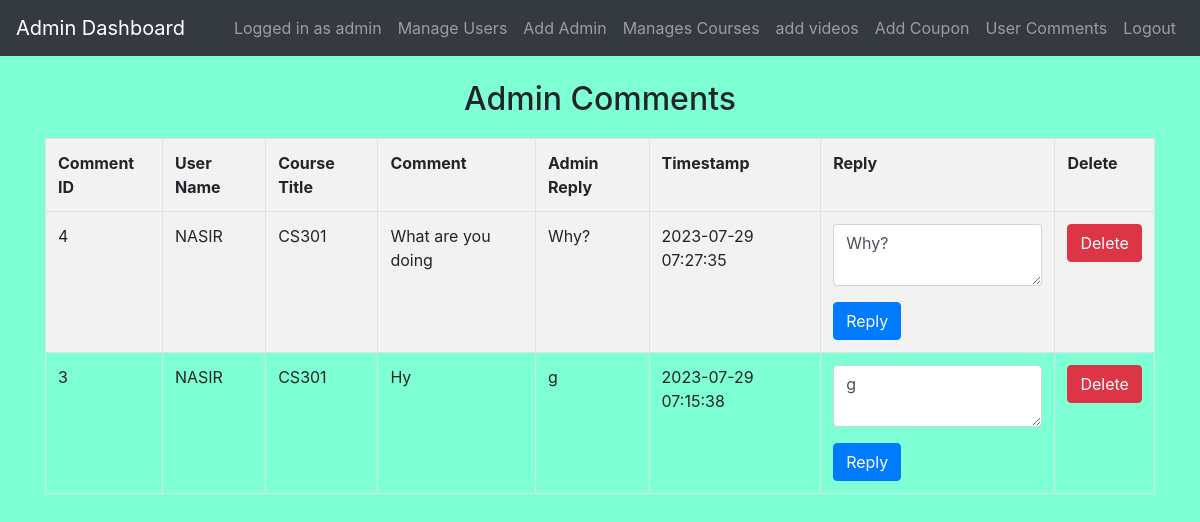
Screenshot of /admin/comments.php (signed in) with the database file from the repository.
### tables this page shows
CREATE TABLE `comments` (
  `Comment_ID` int(11) NOT NULL,
  `User_ID` int(11) NOT NULL,
  `Course_ID` int(11) NOT NULL,
  `Comment` text NOT NULL,
  `Admin_Reply` text DEFAULT NULL,
  `Timestamp` timestamp NOT NULL DEFAULT current_timestamp()
);

CREATE TABLE `users` (
  `id` int(11) NOT NULL,
  `username` varchar(50) NOT NULL,
  `password` varchar(255) NOT NULL,
  `email` varchar(100) NOT NULL,
  `phone` varchar(20) NOT NULL,
  `status` varchar(10) NOT NULL DEFAULT 'pending',
  `Balance` decimal(10,2) NOT NULL DEFAULT 10000.00
);

CREATE TABLE `courses` (
  `Course_ID` int(11) NOT NULL,
  `Course_Title` varchar(255) NOT NULL,
  `Course_Instructor` varchar(255) NOT NULL,
  `Course_Content` text NOT NULL,
  `Course_Outline` text NOT NULL,
  `Course_Price` decimal(10,2) NOT NULL,
  `Start_Date` date DEFAULT NULL,
  `End_Date` date DEFAULT NULL
);

### admin/comments.php (the view, shortened to what this page needs)
<?php
include('config.php');
function fetchAllComments($conn) {
    $query = "SELECT c.Comment_ID, c.User_ID, c.Course_ID, c.Comment, c.Admin_Reply, c.Timestamp,
    u.username as User_Name, cr.Course_Title
    FROM Comments c
    LEFT JOIN users u ON c.User_ID = u.id
    LEFT JOIN Courses cr ON c.Course_ID = cr.Course_ID
    ORDER BY c.Timestamp DESC";
    $result = mysqli_query($conn, $query);
    return mysqli_fetch_all($result, MYSQLI_ASSOC);
}
$comments = fetchAllComments($conn);
?>
<!DOCTYPE html>
<html>
<head>
    <link rel="stylesheet" href="https://stackpath.bootstrapcdn.com/bootstrap/4.5.2/css/bootstrap.min.css">
</head>
<body>
    <?php include('admin_navbar.php'); ?>
    <div class="container mt-4">
        <h2 class="text-center">Admin Comments</h2>
        <table class="table table-bordered">
        <tr>
    <th>Comment ID</th>
    <th>User Name</th>
    <th>Course Title</th>
    <th>Comment</th>
    <th>Admin Reply</th>
    <th>Timestamp</th>
    <th>Reply</th>
    <th>Delete</th>
</tr>
<?php foreach ($comments as $comment) : ?>
    <tr>
        <td><?php echo $comment['Comment_ID']; ?></td>
        <td><?php echo $comment['User_Name']; ?></td>
        <td><?php echo $comment['Course_Title']; ?></td>
        <td><?php echo $comment['Comment']; ?></td>
        <td><?php echo $comment['Admin_Reply']; ?></td>
        <td><?php echo $comment['Timestamp']; ?></td>
        <td>
            <form action="<?php echo $_SERVER['PHP_SELF']; ?>" method="post">
                <div class="form-group">
                    <textarea class="form-control" name="admin_reply" rows="2"><?php echo $comment['Admin_Reply']; ?></textarea>
                </div>
                <button type="submit" class="btn btn-primary" name="submit_reply">Reply</button>
            </form>
        </td>
        <td>
            <form action="<?php echo $_SERVER['PHP_SELF']; ?>" method="post">
                <button type="submit" class="btn btn-danger" name="delete_comment">Delete</button>
            </form>
        </td>
    </tr>
<?php endforeach; ?>
        </table>
    </div>
</body>
</html>

### admin/comments.php (style rules this page uses)
body { background-color: aquamarine; }
table { width: 100%; border-collapse: collapse; margin-top: 20px; }
th, td { border: 1px solid #ccc; padding: 8px; text-align: left; }
th { background-color: #f2f2f2; }
tr:nth-child(even) { background-color: #f2f2f2; }

### rows the page displays
comments: Comment_ID "4", User_ID.username "NASIR", Course_ID.Course_Title "CS301", Comment "What are you doing", Admin_Reply "Why?", Timestamp "2023-07-29 07:27:35", admin_reply "Why?"
comments: Comment_ID "3", User_ID.username "NASIR", Course_ID.Course_Title "CS301", Comment "Hy", Admin_Reply "g", Timestamp "2023-07-29 07:15:38", admin_reply "g"

### other values shown
$_SESSION["username"] "admin"
